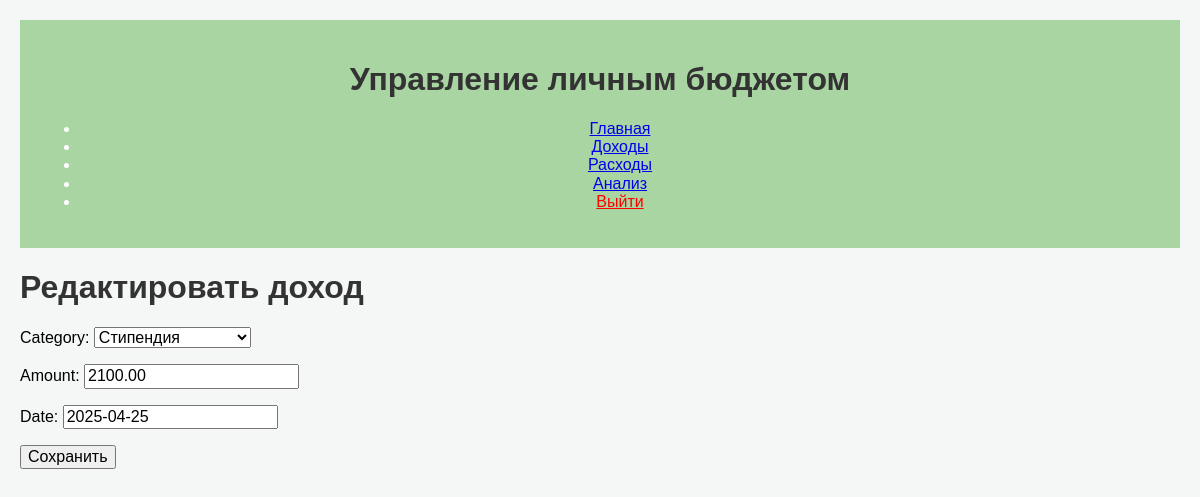
Page /income/edit/1/ (signed in) on the earlier database version.
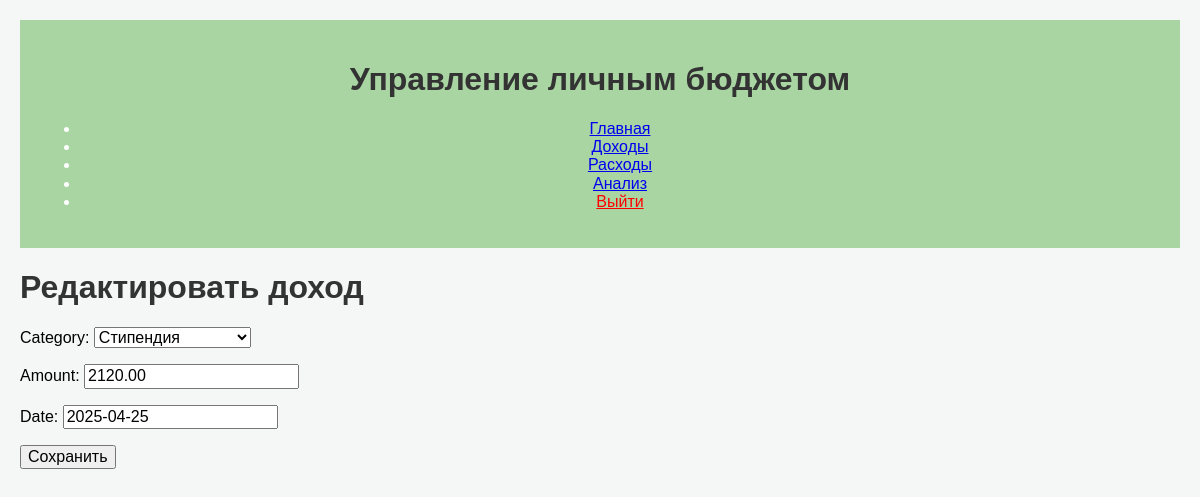
Same page on the later database version.
### budget/models.py (models this page shows, shortened)
class Income(models.Model):
    user = models.ForeignKey(User, on_delete=models.CASCADE)
    category = models.ForeignKey(IncomeCategory, on_delete=models.SET_NULL, null=True, blank=True)
    amount = models.DecimalField(max_digits=10, decimal_places=2)
    date = models.DateField()

### budget/views.py (the view)
# urls.py: path('income/edit/<int:pk>/', views.edit_income, name='edit_income'),
@login_required
def edit_income(request, pk):
    income = get_object_or_404(Income, pk=pk, user=request.user)
    if request.method == 'POST':
        form = IncomeForm(request.POST, instance=income)
        if form.is_valid():
            form.save()
            return redirect('income_list')
    else:
        form = IncomeForm(instance=income)
    return render(request, 'budget/add_income.html', {'form': form, 'income': income})

### budget/forms.py
class IncomeForm(forms.ModelForm):
    class Meta:
        model = Income
        fields = ['category', 'amount', 'date']
        category = forms.ModelChoiceField(queryset=IncomeCategory.objects.all(), empty_label="Select a Category")

### budget/models.py (called while the page is built)
    def __str__(self):
        return self.name

### budget/templates/budget/add_income.html (shortened to what this page needs)
{% extends 'budget/base.html' %}
{% block content %}
<h1>
    {% if income %}
    Редактировать доход
    {% else %}
    Добавить доход
    {% endif %}
</h1>
<form method="post">
    {{ form.as_p }}
    <button type="submit">Сохранить</button>
</form>
{% endblock %}

### budget/templates/budget/base.html (shortened to what this page needs)
{% load static %}
<!DOCTYPE html>
<html lang="ru">
<head>
    <link rel="stylesheet" href="{% static 'budget/css/style.css' %}">
    <link rel="stylesheet" href="https://cdnjs.cloudflare.com/ajax/libs/normalize/8.0.1/normalize.min.css">
</head>
<body>
    <header class="main-header">
        <h1 class="header-title">Управление личным бюджетом</h1>
        {% if user.is_authenticated %}
        <nav class="navbar">
            <ul>
                <li><a href="{% url 'home' %}">Главная</a></li>
                <li><a href="{% url 'income_list' %}">Доходы</a></li>
                <li><a href="{% url 'expense_list' %}">Расходы</a></li>
                <li><a href="{% url 'analysis' %}">Анализ</a></li>
                <li><a href="{% url 'logout' %}" style="color: red;">Выйти</a></li>
            </ul>
        </nav>
        {% endif %}
    </header>
    <div class="content">
        {% block content %}{% endblock %}
    </div>
</body>
</html>

### static/css/style.css (style rules this page uses)
body { font-family: Arial, sans-serif; background-color: #f4f7f6; margin: 0; padding: 0; }
h1, h2, h3 { font-weight: bold; color: #333; }

### budget/templates/budget/base.html (style rules this page uses)
body { font-family: Arial, sans-serif; margin: 20px; }
header { background-color: #a8d5a2; color: white; padding: 20px; text-align: center; }
.content { margin-top: 20px; }

Differences in the rows shown:
changed Income "Стипендия": amount "2100.00" → "2120.00"
